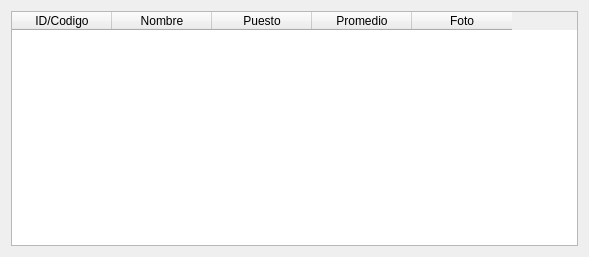
<?xml version="1.0" encoding="UTF-8"?>
<ui version="4.0">
 <class>Listado_estudiantes</class>
 <widget class="QWidget" name="Listado_estudiantes">
  <property name="geometry">
   <rect>
    <x>0</x>
    <y>0</y>
    <width>589</width>
    <height>257</height>
   </rect>
  </property>
  <property name="minimumSize">
   <size>
    <width>589</width>
    <height>257</height>
   </size>
  </property>
  <property name="maximumSize">
   <size>
    <width>589</width>
    <height>257</height>
   </size>
  </property>
  <property name="windowTitle">
   <string>Listado estudiantes</string>
  </property>
  <property name="windowIcon">
   <iconset resource="../images/imagenes.qrc">
    <normaloff>:/images/lista.png</normaloff>:/images/lista.png</iconset>
  </property>
  <property name="styleSheet">
   <string notr="true">QWidget #Listado_estudiantes {
background-color: qlineargradient(spread:pad, x1:0.763, y1:0.00568182, x2:0.761, y2:0.954545, stop:0.146893 rgba(255, 255, 255, 255), stop:0.80791 rgba(149, 0, 0, 255));
}</string>
  </property>
  <layout class="QGridLayout" name="gridLayout">
   <item row="0" column="0">
    <layout class="QVBoxLayout" name="lay_ver_principal">
     <item>
      <widget class="QTableWidget" name="tbl_tabla_estudiantes">
       <property name="styleSheet">
        <string notr="true"/>
       </property>
       <column>
        <property name="text">
         <string>ID/Codigo</string>
        </property>
       </column>
       <column>
        <property name="text">
         <string>Nombre</string>
        </property>
       </column>
       <column>
        <property name="text">
         <string>Puesto</string>
        </property>
       </column>
       <column>
        <property name="text">
         <string>Promedio</string>
        </property>
       </column>
       <column>
        <property name="text">
         <string>Foto</string>
        </property>
       </column>
      </widget>
     </item>
    </layout>
   </item>
  </layout>
 </widget>
 <resources>
  <include location="../images/imagenes.qrc"/>
 </resources>
 <connections/>
</ui>
